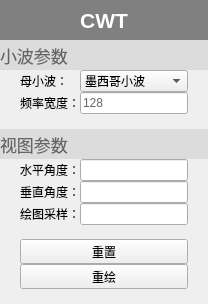
            <widget class="QWidget" name="widget_Home_3" native="true">
             <layout class="QVBoxLayout" name="verticalLayout_6">
              <property name="spacing">
               <number>0</number>
              </property>
              <property name="leftMargin">
               <number>0</number>
              </property>
              <property name="topMargin">
               <number>0</number>
              </property>
              <property name="rightMargin">
               <number>0</number>
              </property>
              <property name="bottomMargin">
               <number>0</number>
              </property>
              <item>
               <widget class="QLabel" name="label_31">
                <property name="sizePolicy">
                 <sizepolicy hsizetype="Expanding" vsizetype="Expanding">
                  <horstretch>0</horstretch>
                  <verstretch>0</verstretch>
                 </sizepolicy>
                </property>
                <property name="minimumSize">
                 <size>
                  <width>0</width>
                  <height>40</height>
                 </size>
                </property>
                <property name="maximumSize">
                 <size>
                  <width>16777215</width>
                  <height>80</height>
                 </size>
                </property>
                <property name="palette">
                 <palette>
                  <active>
                   <colorrole role="WindowText">
                    <brush brushstyle="SolidPattern">
                     <color alpha="255">
                      <red>255</red>
                      <green>255</green>
                      <blue>255</blue>
                     </color>
                    </brush>
                   </colorrole>
                   <colorrole role="Base">
                    <brush brushstyle="SolidPattern">
                     <color alpha="255">
                      <red>255</red>
                      <green>255</green>
                      <blue>255</blue>
                     </color>
                    </brush>
                   </colorrole>
                   <colorrole role="Window">
                    <brush brushstyle="SolidPattern">
                     <color alpha="255">
                      <red>128</red>
                      <green>128</green>
                      <blue>128</blue>
                     </color>
                    </brush>
                   </colorrole>
                  </active>
                  <inactive>
                   <colorrole role="WindowText">
                    <brush brushstyle="SolidPattern">
                     <color alpha="255">
                      <red>255</red>
                      <green>255</green>
                      <blue>255</blue>
                     </color>
                    </brush>
                   </colorrole>
                   <colorrole role="Base">
                    <brush brushstyle="SolidPattern">
                     <color alpha="255">
                      <red>255</red>
                      <green>255</green>
                      <blue>255</blue>
                     </color>
                    </brush>
                   </colorrole>
                   <colorrole role="Window">
                    <brush brushstyle="SolidPattern">
                     <color alpha="255">
                      <red>128</red>
                      <green>128</green>
                      <blue>128</blue>
                     </color>
                    </brush>
                   </colorrole>
                  </inactive>
                  <disabled>
                   <colorrole role="WindowText">
                    <brush brushstyle="SolidPattern">
                     <color alpha="255">
                      <red>120</red>
                      <green>120</green>
                      <blue>120</blue>
                     </color>
                    </brush>
                   </colorrole>
                   <colorrole role="Base">
                    <brush brushstyle="SolidPattern">
                     <color alpha="255">
                      <red>128</red>
                      <green>128</green>
                      <blue>128</blue>
                     </color>
                    </brush>
                   </colorrole>
                   <colorrole role="Window">
                    <brush brushstyle="SolidPattern">
                     <color alpha="255">
                      <red>128</red>
                      <green>128</green>
                      <blue>128</blue>
                     </color>
                    </brush>
                   </colorrole>
                  </disabled>
                 </palette>
                </property>
                <property name="font">
                 <font>
                  <pointsize>16</pointsize>
                  <weight>75</weight>
                  <bold>true</bold>
                 </font>
                </property>
                <property name="autoFillBackground">
                 <bool>true</bool>
                </property>
                <property name="text">
                 <string>CWT</string>
                </property>
                <property name="alignment">
                 <set>Qt::AlignCenter</set>
                </property>
               </widget>
              </item>
              <item>
               <layout class="QGridLayout" name="gridLayout_28">
                <property name="bottomMargin">
                 <number>15</number>
                </property>
                <property name="horizontalSpacing">
                 <number>0</number>
                </property>
                <item row="1" column="3">
                 <widget class="QLabel" name="label_158">
                  <property name="minimumSize">
                   <size>
                    <width>20</width>
                    <height>0</height>
                   </size>
                  </property>
                  <property name="maximumSize">
                   <size>
                    <width>20</width>
                    <height>16777215</height>
                   </size>
                  </property>
                  <property name="text">
                   <string/>
                  </property>
                 </widget>
                </item>
                <item row="2" column="1">
                 <widget class="QLabel" name="label_160">
                  <property name="sizePolicy">
                   <sizepolicy hsizetype="Expanding" vsizetype="Expanding">
                    <horstretch>0</horstretch>
                    <verstretch>0</verstretch>
                   </sizepolicy>
                  </property>
                  <property name="text">
                   <string>频率宽度：</string>
                  </property>
                 </widget>
                </item>
                <item row="2" column="2">
                 <widget class="QLineEdit" name="lineEdit_3">
                  <property name="palette">
                   <palette>
                    <active>
                     <colorrole role="Text">
                      <brush brushstyle="SolidPattern">
                       <color alpha="255">
                        <red>101</red>
                        <green>101</green>
                        <blue>101</blue>
                       </color>
                      </brush>
                     </colorrole>
                    </active>
                    <inactive>
                     <colorrole role="Text">
                      <brush brushstyle="SolidPattern">
                       <color alpha="255">
                        <red>101</red>
                        <green>101</green>
                        <blue>101</blue>
                       </color>
                      </brush>
                     </colorrole>
                    </inactive>
                    <disabled>
                     <colorrole role="Text">
                      <brush brushstyle="SolidPattern">
                       <color alpha="255">
                        <red>120</red>
                        <green>120</green>
                        <blue>120</blue>
                       </color>
                      </brush>
                     </colorrole>
                    </disabled>
                   </palette>
                  </property>
                  <property name="text">
                   <string>128</string>
                  </property>
                 </widget>
                </item>
                <item row="1" column="0">
                 <widget class="QLabel" name="label_49">
                  <property name="minimumSize">
                   <size>
                    <width>20</width>
                    <height>0</height>
                   </size>
                  </property>
                  <property name="maximumSize">
                   <size>
                    <width>20</width>
                    <height>16777215</height>
                   </size>
                  </property>
                  <property name="text">
                   <string/>
                  </property>
                 </widget>
                </item>
                <item row="0" column="0" colspan="4">
                 <widget class="QLabel" name="label_34">
                  <property name="sizePolicy">
                   <sizepolicy hsizetype="Expanding" vsizetype="Expanding">
                    <horstretch>0</horstretch>
                    <verstretch>0</verstretch>
                   </sizepolicy>
                  </property>
                  <property name="minimumSize">
                   <size>
                    <width>0</width>
                    <height>30</height>
                   </size>
                  </property>
                  <property name="maximumSize">
                   <size>
                    <width>16777215</width>
                    <height>60</height>
                   </size>
                  </property>
                  <property name="palette">
                   <palette>
                    <active>
                     <colorrole role="WindowText">
                      <brush brushstyle="SolidPattern">
                       <color alpha="255">
                        <red>101</red>
                        <green>101</green>
                        <blue>101</blue>
                       </color>
                      </brush>
                     </colorrole>
                     <colorrole role="Text">
                      <brush brushstyle="SolidPattern">
                       <color alpha="255">
                        <red>123</red>
                        <green>123</green>
                        <blue>123</blue>
                       </color>
                      </brush>
                     </colorrole>
                     <colorrole role="Base">
                      <brush brushstyle="SolidPattern">
                       <color alpha="255">
                        <red>255</red>
                        <green>255</green>
                        <blue>255</blue>
                       </color>
                      </brush>
                     </colorrole>
                     <colorrole role="Window">
                      <brush brushstyle="SolidPattern">
                       <color alpha="255">
                        <red>220</red>
                        <green>220</green>
                        <blue>220</blue>
                       </color>
                      </brush>
                     </colorrole>
                    </active>
                    <inactive>
                     <colorrole role="WindowText">
                      <brush brushstyle="SolidPattern">
                       <color alpha="255">
                        <red>101</red>
                        <green>101</green>
                        <blue>101</blue>
                       </color>
                      </brush>
                     </colorrole>
                     <colorrole role="Text">
                      <brush brushstyle="SolidPattern">
                       <color alpha="255">
                        <red>123</red>
                        <green>123</green>
                        <blue>123</blue>
                       </color>
                      </brush>
                     </colorrole>
                     <colorrole role="Base">
                      <brush brushstyle="SolidPattern">
                       <color alpha="255">
                        <red>255</red>
                        <green>255</green>
                        <blue>255</blue>
                       </color>
                      </brush>
                     </colorrole>
                     <colorrole role="Window">
                      <brush brushstyle="SolidPattern">
                       <color alpha="255">
                        <red>220</red>
                        <green>220</green>
                        <blue>220</blue>
                       </color>
                      </brush>
                     </colorrole>
                    </inactive>
                    <disabled>
                     <colorrole role="WindowText">
                      <brush brushstyle="SolidPattern">
                       <color alpha="255">
                        <red>120</red>
                        <green>120</green>
                        <blue>120</blue>
                       </color>
                      </brush>
                     </colorrole>
                     <colorrole role="Text">
                      <brush brushstyle="SolidPattern">
                       <color alpha="255">
                        <red>120</red>
                        <green>120</green>
                        <blue>120</blue>
                       </color>
                      </brush>
                     </colorrole>
                     <colorrole role="Base">
                      <brush brushstyle="SolidPattern">
                       <color alpha="255">
                        <red>220</red>
                        <green>220</green>
                        <blue>220</blue>
                       </color>
                      </brush>
                     </colorrole>
                     <colorrole role="Window">
                      <brush brushstyle="SolidPattern">
                       <color alpha="255">
                        <red>220</red>
                        <green>220</green>
                        <blue>220</blue>
                       </color>
                      </brush>
                     </colorrole>
                    </disabled>
                   </palette>
                  </property>
                  <property name="font">
                   <font>
                    <pointsize>13</pointsize>
                   </font>
                  </property>
                  <property name="autoFillBackground">
                   <bool>true</bool>
                  </property>
                  <property name="text">
                   <string>小波参数</string>
                  </property>
                  <property name="alignment">
                   <set>Qt::AlignLeading|Qt::AlignLeft|Qt::AlignVCenter</set>
                  </property>
                  <property name="wordWrap">
                   <bool>false</bool>
                  </property>
                  <property name="margin">
                   <number>5</number>
                  </property>
                 </widget>
                </item>
                <item row="1" column="2">
                 <widget class="QComboBox" name="comboBox_2">
                  <property name="palette">
                   <palette>
                    <active>
                     <colorrole role="Text">
                      <brush brushstyle="SolidPattern">
                       <color alpha="255">
                        <red>101</red>
                        <green>101</green>
                        <blue>101</blue>
                       </color>
                      </brush>
                     </colorrole>
                    </active>
                    <inactive>
                     <colorrole role="Text">
                      <brush brushstyle="SolidPattern">
                       <color alpha="255">
                        <red>101</red>
                        <green>101</green>
                        <blue>101</blue>
                       </color>
                      </brush>
                     </colorrole>
                    </inactive>
                    <disabled>
                     <colorrole role="Text">
                      <brush brushstyle="SolidPattern">
                       <color alpha="255">
                        <red>120</red>
                        <green>120</green>
                        <blue>120</blue>
                       </color>
                      </brush>
                     </colorrole>
                    </disabled>
                   </palette>
                  </property>
                  <property name="autoFillBackground">
                   <bool>true</bool>
                  </property>
                  <item>
                   <property name="text">
                    <string>墨西哥小波</string>
                   </property>
                  </item>
                 </widget>
                </item>
                <item row="1" column="1">
                 <widget class="QLabel" name="label_155">
                  <property name="sizePolicy">
                   <sizepolicy hsizetype="Expanding" vsizetype="Expanding">
                    <horstretch>0</horstretch>
                    <verstretch>0</verstretch>
                   </sizepolicy>
                  </property>
                  <property name="text">
                   <string>母小波：</string>
                  </property>
                 </widget>
                </item>
               </layout>
              </item>
              <item>
               <layout class="QGridLayout" name="gridLayout_27">
                <property name="bottomMargin">
                 <number>15</number>
                </property>
                <property name="horizontalSpacing">
                 <number>0</number>
                </property>
                <item row="6" column="1" colspan="2">
                 <widget class="QToolButton" name="toolButton">
                  <property name="sizePolicy">
                   <sizepolicy hsizetype="Expanding" vsizetype="Expanding">
                    <horstretch>0</horstretch>
                    <verstretch>0</verstretch>
                   </sizepolicy>
                  </property>
                  <property name="text">
                   <string>重置</string>
                  </property>
                 </widget>
                </item>
                <item row="7" column="1" colspan="2">
                 <widget class="QToolButton" name="toolButton_2">
                  <property name="sizePolicy">
                   <sizepolicy hsizetype="Expanding" vsizetype="Expanding">
                    <horstretch>0</horstretch>
                    <verstretch>0</verstretch>
                   </sizepolicy>
                  </property>
                  <property name="text">
                   <string>重绘</string>
                  </property>
                 </widget>
                </item>
                <item row="1" column="3">
                 <widget class="QLabel" name="label_156">
                  <property name="minimumSize">
                   <size>
                    <width>20</width>
                    <height>0</height>
                   </size>
                  </property>
                  <property name="maximumSize">
                   <size>
                    <width>20</width>
                    <height>16777215</height>
                   </size>
                  </property>
                  <property name="text">
                   <string/>
                  </property>
                 </widget>
                </item>
                <item row="2" column="1">
                 <widget class="QLabel" name="label_157">
                  <property name="sizePolicy">
                   <sizepolicy hsizetype="Expanding" vsizetype="Expanding">
                    <horstretch>0</horstretch>
                    <verstretch>0</verstretch>
                   </sizepolicy>
                  </property>
                  <property name="text">
                   <string>垂直角度：</string>
                  </property>
                 </widget>
                </item>
                <item row="3" column="1">
                 <widget class="QLabel" name="label_159">
                  <property name="sizePolicy">
                   <sizepolicy hsizetype="Expanding" vsizetype="Expanding">
                    <horstretch>0</horstretch>
                    <verstretch>0</verstretch>
                   </sizepolicy>
                  </property>
                  <property name="text">
                   <string>绘图采样：</string>
                  </property>
                 </widget>
                </item>
                <item row="0" column="0" colspan="4">
                 <widget class="QLabel" name="label_32">
                  <property name="sizePolicy">
                   <sizepolicy hsizetype="Expanding" vsizetype="Expanding">
                    <horstretch>0</horstretch>
                    <verstretch>0</verstretch>
                   </sizepolicy>
                  </property>
                  <property name="minimumSize">
                   <size>
                    <width>0</width>
                    <height>30</height>
                   </size>
                  </property>
                  <property name="maximumSize">
                   <size>
                    <width>16777215</width>
                    <height>60</height>
                   </size>
                  </property>
                  <property name="palette">
                   <palette>
                    <active>
                     <colorrole role="WindowText">
                      <brush brushstyle="SolidPattern">
                       <color alpha="255">
                        <red>101</red>
                        <green>101</green>
                        <blue>101</blue>
                       </color>
                      </brush>
                     </colorrole>
                     <colorrole role="Text">
                      <brush brushstyle="SolidPattern">
                       <color alpha="255">
                        <red>123</red>
                        <green>123</green>
                        <blue>123</blue>
                       </color>
                      </brush>
                     </colorrole>
                     <colorrole role="Base">
                      <brush brushstyle="SolidPattern">
                       <color alpha="255">
                        <red>255</red>
                        <green>255</green>
                        <blue>255</blue>
                       </color>
                      </brush>
                     </colorrole>
                     <colorrole role="Window">
                      <brush brushstyle="SolidPattern">
                       <color alpha="255">
                        <red>220</red>
                        <green>220</green>
                        <blue>220</blue>
                       </color>
                      </brush>
                     </colorrole>
                    </active>
                    <inactive>
                     <colorrole role="WindowText">
                      <brush brushstyle="SolidPattern">
                       <color alpha="255">
                        <red>101</red>
                        <green>101</green>
                        <blue>101</blue>
                       </color>
                      </brush>
                     </colorrole>
                     <colorrole role="Text">
                      <brush brushstyle="SolidPattern">
                       <color alpha="255">
                        <red>123</red>
                        <green>123</green>
                        <blue>123</blue>
                       </color>
                      </brush>
                     </colorrole>
                     <colorrole role="Base">
                      <brush brushstyle="SolidPattern">
                       <color alpha="255">
                        <red>255</red>
                        <green>255</green>
                        <blue>255</blue>
                       </color>
                      </brush>
                     </colorrole>
                     <colorrole role="Window">
                      <brush brushstyle="SolidPattern">
                       <color alpha="255">
                        <red>220</red>
                        <green>220</green>
                        <blue>220</blue>
                       </color>
                      </brush>
                     </colorrole>
                    </inactive>
                    <disabled>
                     <colorrole role="WindowText">
                      <brush brushstyle="SolidPattern">
                       <color alpha="255">
                        <red>120</red>
                        <green>120</green>
                        <blue>120</blue>
                       </color>
                      </brush>
                     </colorrole>
                     <colorrole role="Text">
                      <brush brushstyle="SolidPattern">
                       <color alpha="255">
                        <red>120</red>
                        <green>120</green>
                        <blue>120</blue>
                       </color>
                      </brush>
                     </colorrole>
                     <colorrole role="Base">
                      <brush brushstyle="SolidPattern">
                       <color alpha="255">
                        <red>220</red>
                        <green>220</green>
                        <blue>220</blue>
                       </color>
                      </brush>
                     </colorrole>
                     <colorrole role="Window">
                      <brush brushstyle="SolidPattern">
                       <color alpha="255">
                        <red>220</red>
                        <green>220</green>
                        <blue>220</blue>
                       </color>
                      </brush>
                     </colorrole>
                    </disabled>
                   </palette>
                  </property>
                  <property name="font">
                   <font>
                    <pointsize>13</pointsize>
                   </font>
                  </property>
                  <property name="autoFillBackground">
                   <bool>true</bool>
                  </property>
                  <property name="text">
                   <string>视图参数</string>
                  </property>
                  <property name="alignment">
                   <set>Qt::AlignLeading|Qt::AlignLeft|Qt::AlignVCenter</set>
                  </property>
                  <property name="wordWrap">
                   <bool>false</bool>
                  </property>
                  <property name="margin">
                   <number>5</number>
                  </property>
                 </widget>
                </item>
                <item row="1" column="0">
                 <widget class="QLabel" name="label_48">
                  <property name="minimumSize">
                   <size>
                    <width>20</width>
                    <height>0</height>
                   </size>
                  </property>
                  <property name="maximumSize">
                   <size>
                    <width>20</width>
                    <height>16777215</height>
                   </size>
                  </property>
                  <property name="text">
                   <string/>
                  </property>
                 </widget>
                </item>
                <item row="1" column="1">
                 <widget class="QLabel" name="label_154">
                  <property name="sizePolicy">
                   <sizepolicy hsizetype="Expanding" vsizetype="Expanding">
                    <horstretch>0</horstretch>
                    <verstretch>0</verstretch>
                   </sizepolicy>
                  </property>
                  <property name="text">
                   <string>水平角度：</string>
                  </property>
                 </widget>
                </item>
                <item row="2" column="2">
                 <widget class="QLineEdit" name="lineEdit">
                  <property name="palette">
                   <palette>
                    <active>
                     <colorrole role="Text">
                      <brush brushstyle="SolidPattern">
                       <color alpha="255">
                        <red>101</red>
                        <green>101</green>
                        <blue>101</blue>
                       </color>
                      </brush>
                     </colorrole>
                    </active>
                    <inactive>
                     <colorrole role="Text">
                      <brush brushstyle="SolidPattern">
                       <color alpha="255">
                        <red>101</red>
                        <green>101</green>
                        <blue>101</blue>
                       </color>
                      </brush>
                     </colorrole>
                    </inactive>
                    <disabled>
                     <colorrole role="Text">
                      <brush brushstyle="SolidPattern">
                       <color alpha="255">
                        <red>120</red>
                        <green>120</green>
                        <blue>120</blue>
                       </color>
                      </brush>
                     </colorrole>
                    </disabled>
                   </palette>
                  </property>
                 </widget>
                </item>
                <item row="3" column="2">
                 <widget class="QLineEdit" name="lineEdit_2">
                  <property name="palette">
                   <palette>
                    <active>
                     <colorrole role="Text">
                      <brush brushstyle="SolidPattern">
                       <color alpha="255">
                        <red>101</red>
                        <green>101</green>
                        <blue>101</blue>
                       </color>
                      </brush>
                     </colorrole>
                    </active>
                    <inactive>
                     <colorrole role="Text">
                      <brush brushstyle="SolidPattern">
                       <color alpha="255">
                        <red>101</red>
                        <green>101</green>
                        <blue>101</blue>
                       </color>
                      </brush>
                     </colorrole>
                    </inactive>
                    <disabled>
                     <colorrole role="Text">
                      <brush brushstyle="SolidPattern">
                       <color alpha="255">
                        <red>120</red>
                        <green>120</green>
                        <blue>120</blue>
                       </color>
                      </brush>
                     </colorrole>
                    </disabled>
                   </palette>
                  </property>
                 </widget>
                </item>
                <item row="1" column="2">
                 <widget class="QLineEdit" name="lineEdit_5">
                  <property name="palette">
                   <palette>
                    <active>
                     <colorrole role="Text">
                      <brush brushstyle="SolidPattern">
                       <color alpha="255">
                        <red>101</red>
                        <green>101</green>
                        <blue>101</blue>
                       </color>
                      </brush>
                     </colorrole>
                    </active>
                    <inactive>
                     <colorrole role="Text">
                      <brush brushstyle="SolidPattern">
                       <color alpha="255">
                        <red>101</red>
                        <green>101</green>
                        <blue>101</blue>
                       </color>
                      </brush>
                     </colorrole>
                    </inactive>
                    <disabled>
                     <colorrole role="Text">
                      <brush brushstyle="SolidPattern">
                       <color alpha="255">
                        <red>120</red>
                        <green>120</green>
                        <blue>120</blue>
                       </color>
                      </brush>
                     </colorrole>
                    </disabled>
                   </palette>
                  </property>
                 </widget>
                </item>
                <item row="4" column="1" colspan="2">
                 <widget class="QLabel" name="label">
                  <property name="text">
                   <string/>
                  </property>
                 </widget>
                </item>
               </layout>
              </item>
             </layout>
            </widget>
